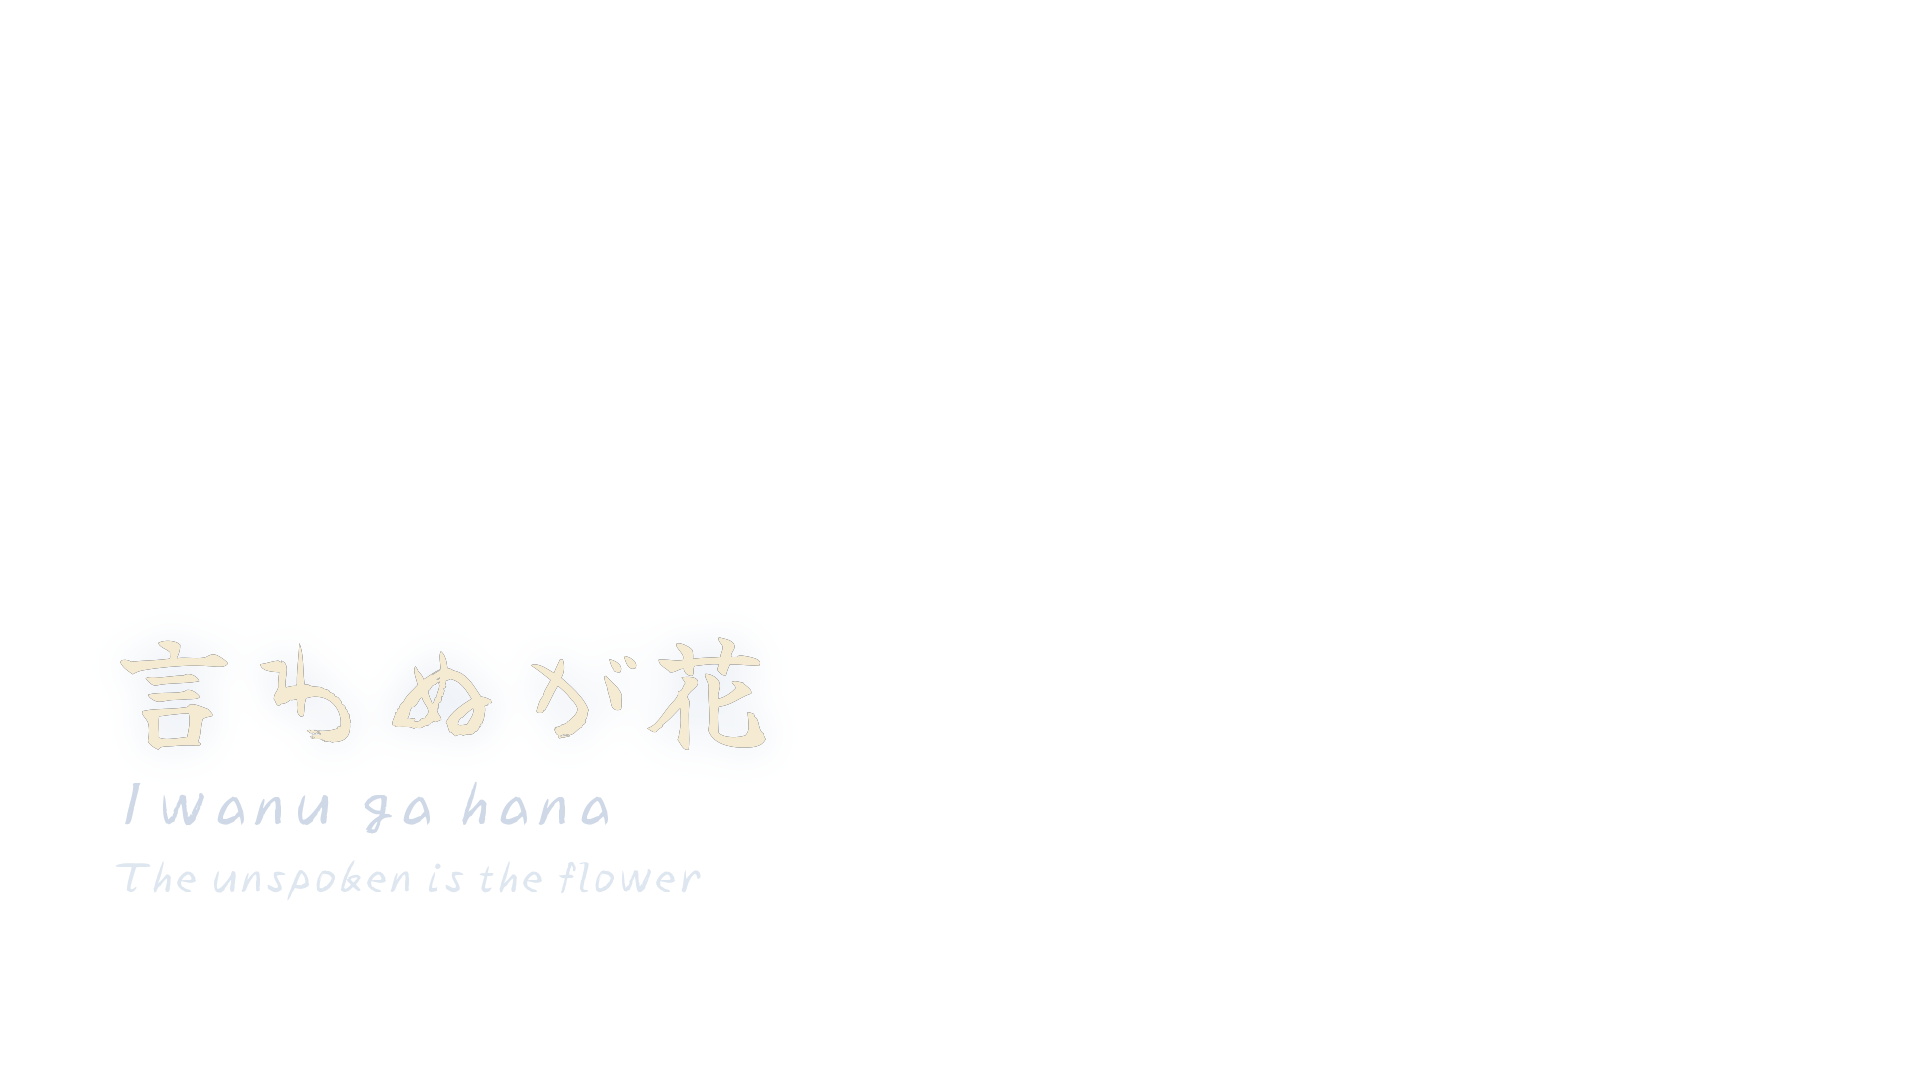

Write the Python code that produced this figure.
#!/usr/bin/env python3
"""YUGEN wisdom overlay — transparent PNG, moonlit cream/silver, lower-left.
   言わぬが花 / Iwanu ga hana / The unspoken is the flower. CapCut top track, fade 0:03-0:14."""
from PIL import Image, ImageDraw, ImageFont, ImageFilter

OUT = "/home/user/dan-documents/stillwave/assets/yugen-wisdom-overlay.png"
FONT = "/home/user/dan-documents/stillwave/assets/fonts/YujiBoku-Regular.ttf"
CREAM = (245, 234, 210, 255)
SILVER = (206, 216, 230, 255)
SUB = (222, 230, 240, 255)

W, H = 1920, 1080
img = Image.new("RGBA", (W, H), (0, 0, 0, 0))

kanji = ImageFont.truetype(FONT, 126)
romaji = ImageFont.truetype(FONT, 62)
gloss = ImageFont.truetype(FONT, 44)
x0, y0 = 110, int(H * 0.55)

# --- kanji 言わぬが花 at even glyph centres ---
mask = Image.new("L", (W, H), 0)
md = ImageDraw.Draw(mask)
chars = ["言", "わ", "ぬ", "が", "花"]
pitch = 134
l0, _, r0, _ = kanji.getbbox(chars[0])
c0 = x0 + (r0 - l0) / 2
for i, ch in enumerate(chars):
    l, t, r, b = kanji.getbbox(ch)
    md.text((c0 + i * pitch - (l + (r - l) / 2), y0), ch, font=kanji, fill=255)

# soft moonlit glow so it reads over drifting fog
glow = Image.new("RGBA", (W, H), (0, 0, 0, 0))
glow.paste((188, 202, 222, 255), (0, 0),
           mask.filter(ImageFilter.GaussianBlur(18)).point(lambda p: int(p * 0.5)))
img = Image.alpha_composite(img, glow)

fill = Image.new("RGBA", (W, H), CREAM)
img = Image.alpha_composite(img, Image.composite(fill, Image.new("RGBA", (W, H), (0, 0, 0, 0)), mask))

d = ImageDraw.Draw(img)
# romaji — silver, letter-spaced
cx = x0 + 4
for ch in "Iwanu ga hana":
    d.text((cx, y0 + 158), ch, font=romaji, fill=SILVER)
    cx += d.textlength(ch, font=romaji) + 5
# english gloss
d.text((x0 + 4, y0 + 246), "The unspoken is the flower", font=gloss, fill=SUB)

img.save(OUT)
print("saved", OUT, img.size)
